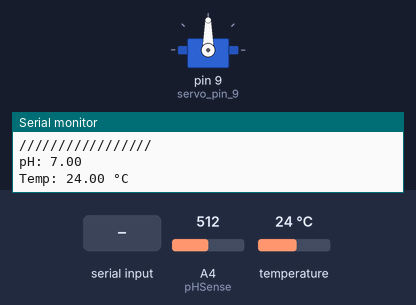
The sketch below on a simulated Arduino Uno, built with avr-gcc and run on an emulated ATmega328P. Shown: servo, the last lines printed to the serial monitor. The test bench sets the inputs (shaded band); at power-on: A4 (pHSense) = 512, temperature 24 °C.

Above: at 1.2 s.
1.3 s: "r" received over Serial
At 14.3 s:
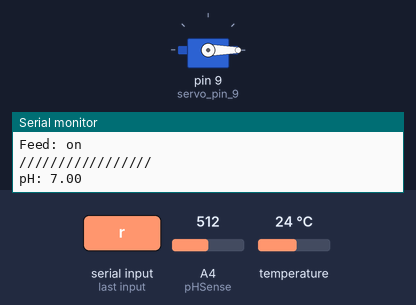
15.3 s: "1" received over Serial
Timing chart, 0 to 18.3 s (numbered marks = the images above; inputs shaded):
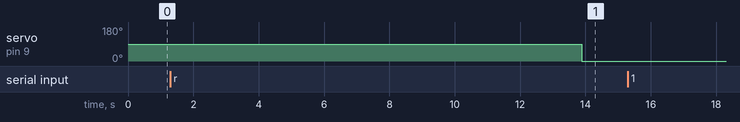

The sketch:

UNO.ino
```cpp
#include <Servo.h>
#include <OneWire.h>
#include <DallasTemperature.h>

// 伺服馬達
Servo servo_pin_9;
boolean servoRotationRequested = false; // 用於手動模式下的旋轉控制

// pH、DS18B20水溫
int pHSense = 4;
int samples = 10;
float adc_resolution = 1023.0;


#define ONE_WIRE_BUS 3
OneWire oneWire(ONE_WIRE_BUS);
DallasTemperature sensors(&oneWire);


void setup() {
    Serial.begin(9600);

    // 伺服馬達
    servo_pin_9.attach(9);

    // pH、DS18B20水溫
    sensors.begin();

}


void loop() {
    if (Serial.available() > 0) {
        char incomingChar = Serial.read();
        if (incomingChar == 'r') {
            // 手動模式下的旋轉控制，只有在手動模式下且未有旋轉請求時有效
            if (!servoRotationRequested) {
                servoRotationRequested = true;
                servo_pin_9.write(90); // 以手動方式旋轉伺服馬達到 90 度位置
                delay(3000);
                servo_pin_9.write(0); // 返回到0度
                servoRotationRequested = false;
                Serial.println("Feed: on");
            }
        } else {
            Serial.println("Feed: off");
        }
    }

    Serial.print("/////////////////");
    Serial.println();

    int pHReadings = 0;

    for (int i = 0; i < samples; i++) {
        pHReadings += analogRead(pHSense);
        delay(10);
    }

    float pHVoltage = 5.0 / adc_resolution * pHReadings / samples;
    float calculated_pH = ph(pHVoltage);

    Serial.print("pH: ");
    Serial.println(calculated_pH, 2);

    sensors.requestTemperatures();
    float temperatureC = sensors.getTempCByIndex(0);

    Serial.print("Temp: ");
    Serial.print(temperatureC);
    Serial.print(" °C ");
    Serial.println();

    delay(10000);
}

float ph(float voltage) {
    return (5.5 - (voltage - 3.5) * 1.5);
}
```

Measured:
- after the input at 1.3 s, servo on pin 9 (servo_pin_9): 90° → 0° after 12.6 s
